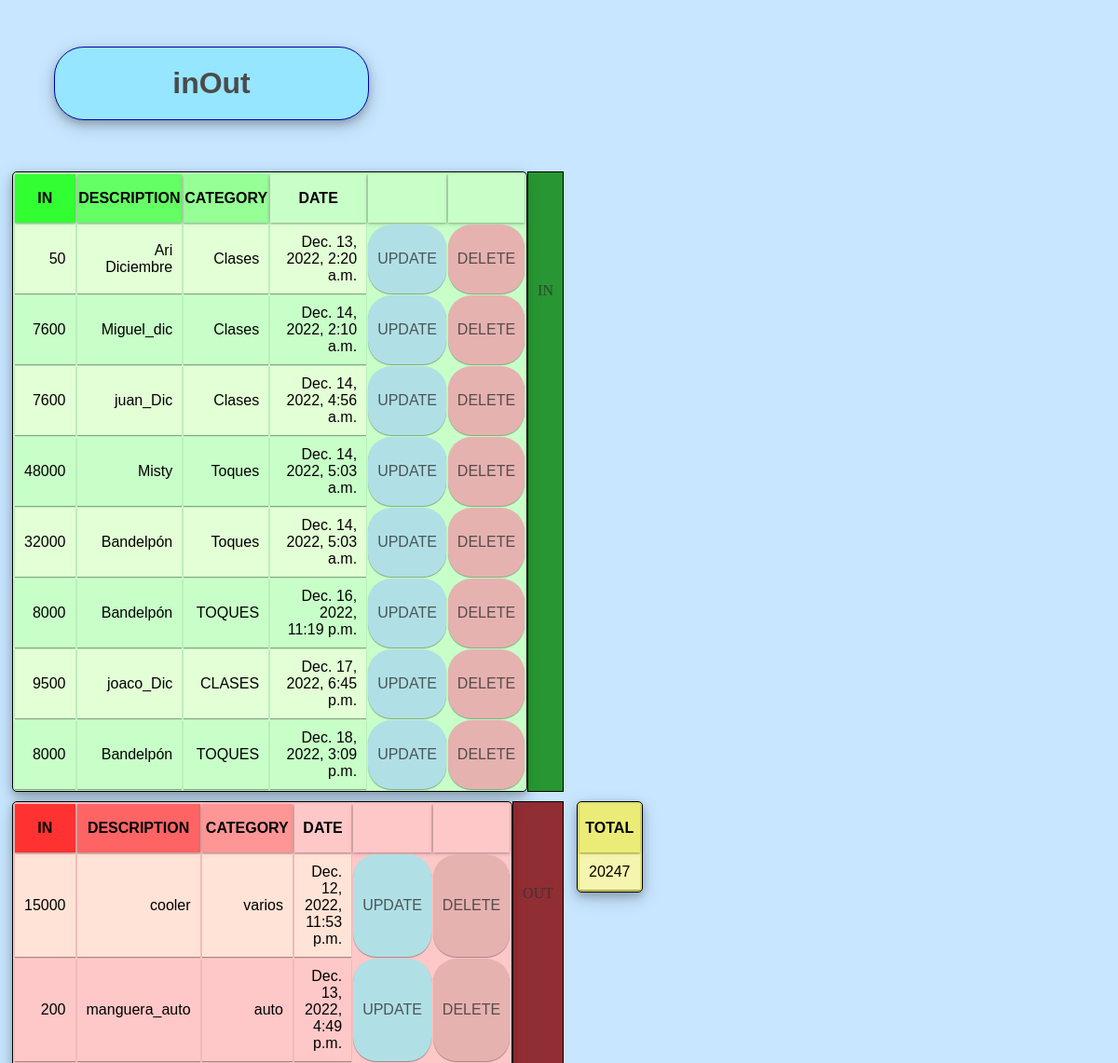
/home (signed in, upper part), run on an earlier commit of the app's database.
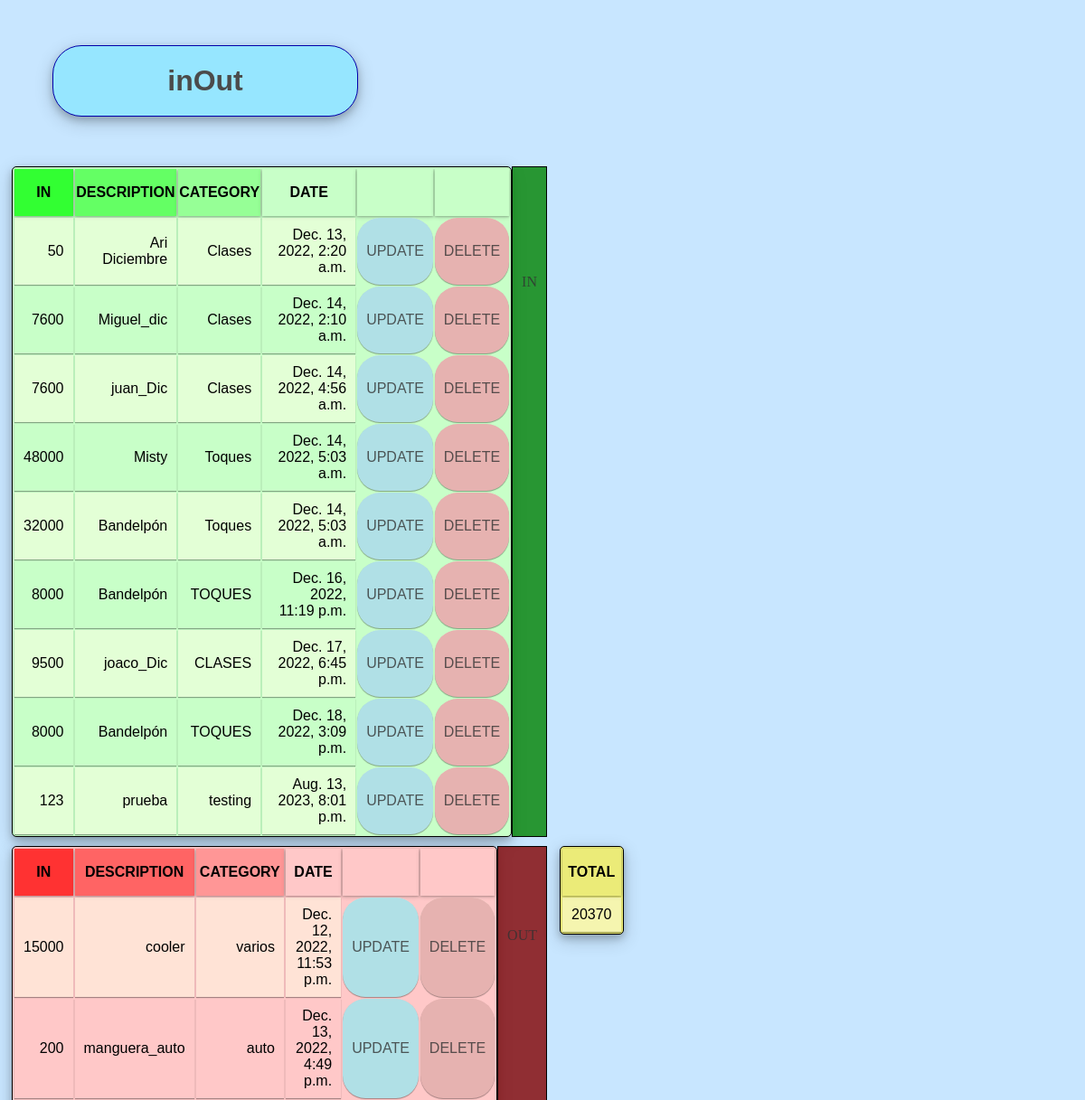
And on a later commit of the database.
### accounts/models.py (models this page shows, shortened)
class In(models.Model):
    user_in = models.ForeignKey(User, null=True, on_delete=models.SET_NULL)
    amount = models.IntegerField(null=True)
    description = models.CharField(max_length=15, null=True)
    category = models.CharField(max_length=15, null=True)
    date_created = models.DateTimeField(auto_now_add=True, null=True)

class Out(models.Model):
    user_out = models.ForeignKey(User, null=True, on_delete=models.SET_NULL)
    amount = models.IntegerField(null=True)
    description = models.CharField(max_length=15, null=True)
    category = models.CharField(max_length=15, null=True)
    date_created = models.DateTimeField(auto_now_add=True, null=True)

### accounts/views.py (the view)
# urls.py: path('home', views.home, name="home"),
@login_required(login_url='login')
def home(request):
    in_results = In.objects.all()
    out_results = Out.objects.all()
    amountIn = []
    for amount in in_results:
        amount_in = amount
        amountIn.append(amount_in.amount)
    totalIn = sum(amountIn)
    amountOut = []
    for amount in out_results:
        amount_out = amount
        amountOut.append(amount_out.amount)
    totalOut = sum(amountOut)
    total = totalIn - totalOut
    context = {'in_results':in_results, 'out_results':out_results, 'total':total}
    return render(request, 'home.html', context)

### accounts/templates/home.html
{% extends 'main.html' %}
{% load static %}
{% block content %}
    <link rel="stylesheet" type="text/css" href="{% static '/css/home_css.css' %}">
    <div>
        <table class="in">
            <tr>
                <th class="in">IN</th>
                <th class="descriptionIn">DESCRIPTION</th>
                <th class="categoryIn">CATEGORY</th>
                <th class="dateIn">DATE</th>
                <th class="dateIn"></th>
                <th class="dateIn"></th>
            </tr>
            {% for i in in_results %}
                <tr>
                    <td>{{i.amount}}</td>
                    <td>{{i.description}}</td>
                    <td>{{i.category}}</td>
                    <td>{{i.date_created}}</td>
                    <td class="update"><a href="{% url 'update_in' i.id %}">UPDATE</a></td>
                    <td class="remove"><a href="{% url 'delete_in' i.id %}">DELETE</a></td>
                </tr>
            {% endfor %}
        </table>
        <a class="in" href="{% url 'create_in' %}">IN</a>
    </div>
    <div>
        <table class="out">
            <tr>
                <th class="out">IN</th>
                <th class="descriptionOut">DESCRIPTION</th>
                <th class="categoryOut">CATEGORY</th>
                <th class="dateOut">DATE</th>
                <th class="dateOut"></th>
                <th class="dateOut"></th>
            </tr>
            {% for i in out_results %}
                <tr>
                    <td>{{i.amount}}</td>
                    <td>{{i.description}}</td>
                    <td>{{i.category}}</td>
                    <td>{{i.date_created}}</td>
                    <td class="update"><a href="{% url 'update_out' i.id %}">UPDATE</a></td>
                    <td class="remove"><a href="{% url 'delete_out' i.id %}">DELETE</a></td>
                </tr>
            {% endfor %}
        </table>
        <a class="out" href="{% url 'create_out' %}">OUT</a>
    </div>
    <div>
        <table class="total">
            <tr>
                <th class="total">TOTAL</th>
            </tr>
                <tr>
                    <td>{{total}}</td>
                </tr>
            </table>
        </div>
{% endblock %}

What changed in the data, as far as the page shows it:
added In: amount "123", description "prueba", category "testing", date_created "Aug. 13, 2023, 8:01 p.m."
Also different on the page:
{{ total }}: "20247" → "20370"
